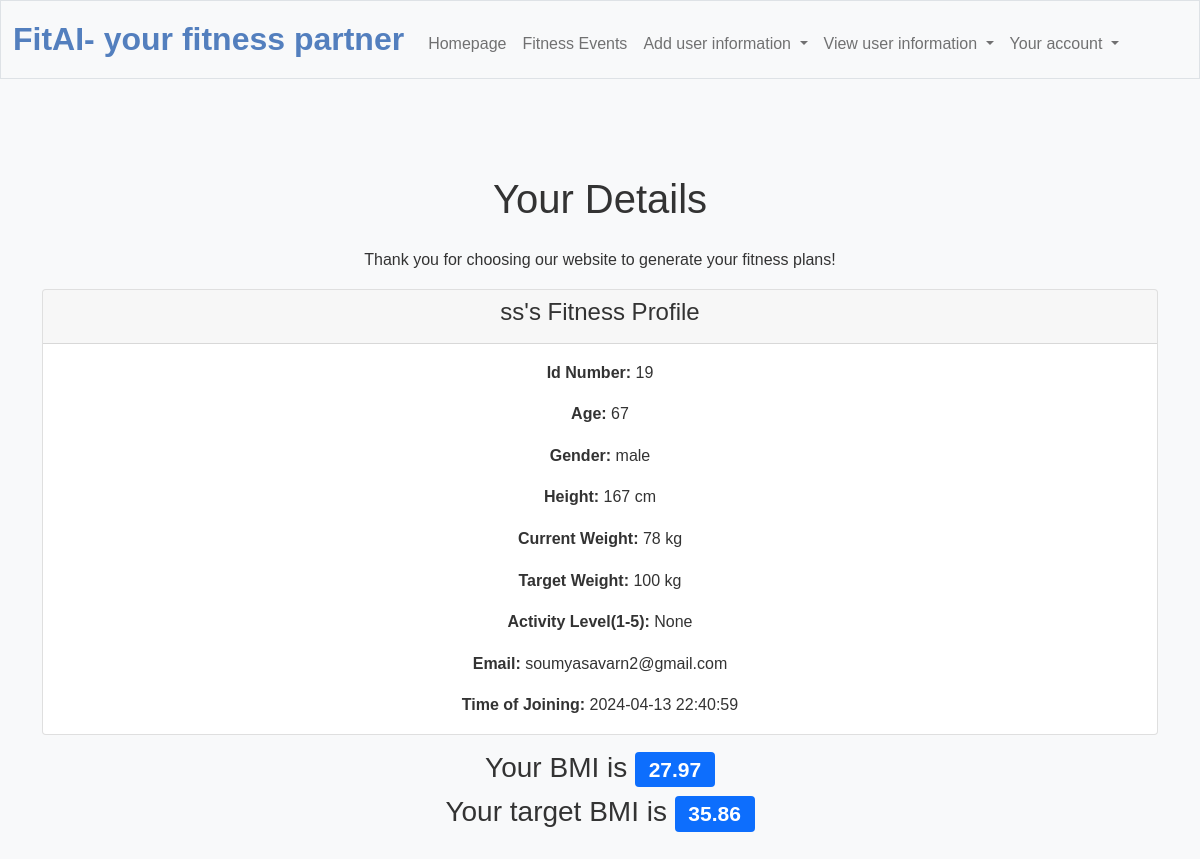
Page /homepage (signed in) on the committed database.
### tables this page shows
CREATE TABLE user (
    id INTEGER PRIMARY KEY,
    username VARCHAR(255),
    email VARCHAR(255),
    password VARCHAR,
    time_joined TIMESTAMP,
    curr_weight DECIMAL(12,2),
    target_weight DECIMAL(12,2),
    height DECIMAL(12,2),
    gender VARCHAR(255),
    age INTEGER
, activity_level INTEGER);

### app.py (the view)
@app.route("/homepage")
@login_required
def home():
    try:
        user_details = db.execute("""
            SELECT id, username, email, time_joined, curr_weight, target_weight, height, gender, age, activity_level
            FROM user
            WHERE id = ?
        """, (user_c_id))
        print(user_details)
        h = user_details[0]["height"]/100
        bmi = round((user_details[0]["curr_weight"]/(h*h)), 2)
        bmi_target = round((user_details[0]["target_weight"]/(h*h)), 2)
        return render_template("home.html", user_details= user_details, bmi=bmi, bmi_target = bmi_target)
    except Exception as e:
        print(f"An error occurred: {e}")
        return render_template("error.html", message="An internal server error occurred.")

### app.py (called while the page is built)
@app.after_request
def after_request(response):
    response.headers["Cache-Control"] = "no-cache, no-store, must-revalidate"
    response.headers["Expires"] = 0
    response.headers["Pragma"] = "no-cache"
    return response

### helpers.py (called while the page is built)
def login_required(f):
    @wraps(f)
    def decorated_function(*args, **kwargs):
        if session.get("user_id") is None:
            return redirect("/login")
        return f(*args, **kwargs)
    return decorated_function

### templates/home.html (shortened to what this page needs)
{% extends "layout.html" %}
{% block main %}
<div class="container mt-5">
    <h1 class="text-center mb-4">Your Details</h1>
    <p class="text-center">Thank you for choosing our website to generate your fitness plans!</p>
    {% for item in user_details %}
        <div class="card mb-3">
            <div class="card-header">
                <h4 class="card-title">{{ item.username }}'s Fitness Profile</h4>
            </div>
            <div class="card-body">
                <p class="card-text"><strong>Id Number:</strong> {{ item.id }}</p>
                <p class="card-text"><strong>Age:</strong> {{ item.age }}</p>
                <p class="card-text"><strong>Gender:</strong> {{ item.gender }}</p>
                <p class="card-text"><strong>Height:</strong> {{ item.height }} cm</p>
                <p class="card-text"><strong>Current Weight:</strong> {{ item.curr_weight }} kg</p>
                <p class="card-text"><strong>Target Weight:</strong> {{ item.target_weight }} kg</p>
                <p class="card-text"><strong>Activity Level(1-5):</strong> {{ item.activity_level }} </p>
                <p class="card-text"><strong>Email:</strong> {{ item.email }}</p>
                <p class="card-text"><strong>Time of Joining:</strong> {{ item.time_joined }}</p>
            </div>
        </div>
    {% endfor %}
    <div class="text-center">
        <p class="h3">Your BMI is <span class="badge bg-primary">{{ bmi }}</span></p>
    </div>
    <div class="text-center">
        <p class="h3">Your target BMI is <span class="badge bg-primary">{{ bmi_target }}</span></p>
    </div>
</div>
{% endblock %}

### templates/layout.html (style rules this page uses)
body { font-family: 'Roboto', sans-serif; line-height: 1.6; color: #333; background-color: #f4f4f4; margin: 0; padding: 0; }
body { background-color: #f8f9fa; font-family: 'Arial', sans-serif; }

### rows in the picture
user: username "ss", id "19", age "67", gender "male", height "167", curr_weight "78", target_weight "100", activity_level "None", email "soumyasavarn2@gmail.com", time_joined "2024-04-13 22:40:59"

### other values in the picture
{{ bmi }} "27.97"
{{ bmi_target }} "35.86"
